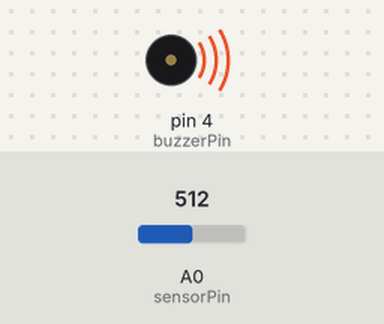
Recording of a sketch running on a simulated Arduino Uno, built with avr-gcc and run on an emulated ATmega328P. Shown: buzzer (waves = sounding). The test bench sets the inputs (shaded band); at power-on: A0 (sensorPin) = 512.

Above: at 1.2 s.
1.3 s: A0 (sensorPin) set to 0
At 2.4 s:
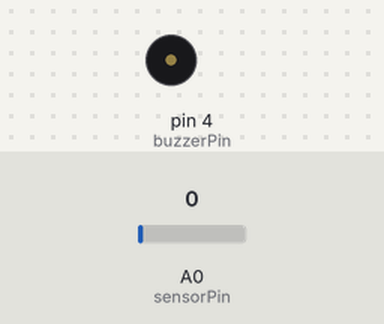
2.8 s: A0 (sensorPin) set to 122
At 3.6 s:
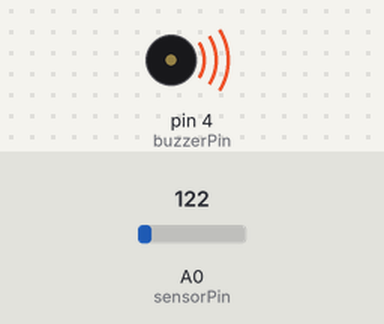
Timing chart, 0 to 5.8 s (numbered marks = the images above; inputs shaded):
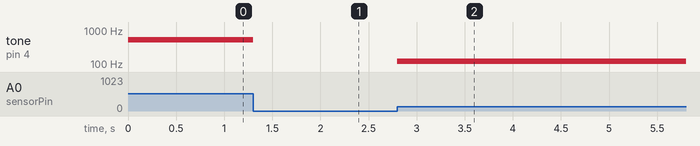

Measured:
- after the input at 1.3 s, tone on pin 4 (buzzerPin): 512 Hz → silent at once
- after the input at 2.8 s, tone on pin 4 (buzzerPin): silent → 122 Hz at once

The sketch:

10_Light_II.ino
```cpp
/*
  Light sensor to buzzer, raw

  Same idea as pot to buzzer, but with the photoresistor.
  The pitch barely moves. Why? (See the next sketch.)

  The circuit:
  - photoresistor from +5V to A0, 10K resistor from A0 to GND
  - buzzer (passive) + leg to pin 4, - leg to GND

  Theverant, 2026
*/

const int sensorPin = A0;
const int buzzerPin = 4;

void setup() {
  pinMode(buzzerPin, OUTPUT);
}

void loop() {
  int light = analogRead(sensorPin);
  tone(buzzerPin, light);
}
```
